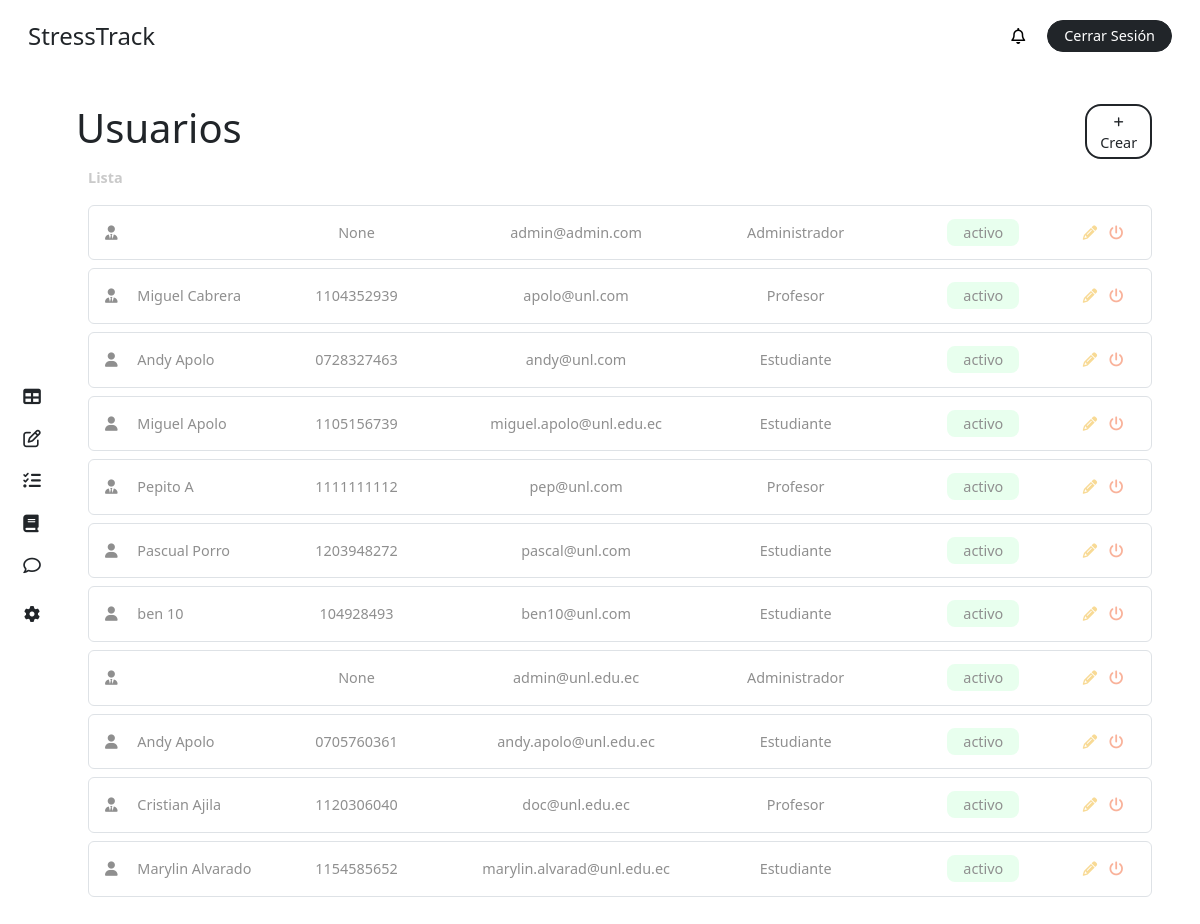
Page /users/ (signed in) on the earlier database version.
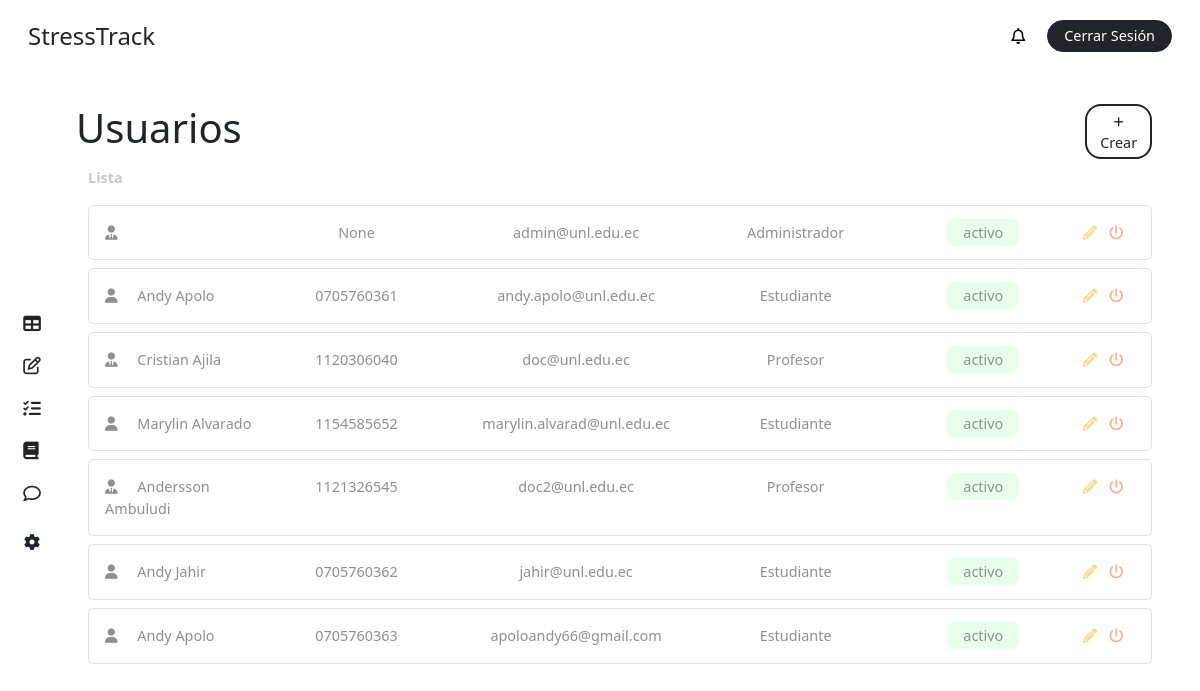
Same page on the later database version.
### stress/models.py (models this page shows, shortened)
class CustomUser(AbstractBaseUser, PermissionsMixin):
    ROLE_CHOICES = [
        ('student', 'Alumno'),
        ('teacher', 'Profesor'),
        ('superuser', 'Administrador'),
    ]
    first_name = models.CharField(max_length=50, blank=True)
    last_name = models.CharField(max_length=50, blank=True)
    dni = models.CharField(max_length=10, unique=True, blank=True, null=True)
    email = models.EmailField(unique=True)
    role = models.CharField(max_length=20, choices=ROLE_CHOICES, default='student')
    is_active = models.BooleanField(default=True)
    is_staff = models.BooleanField(default=False)
    stress = models.IntegerField(default=0)
    share_stress_level = models.BooleanField(default=False)
    recommendation = models.ForeignKey(Recommendation, on_delete=models.SET_NULL, null=True, blank=True, related_name='users')
    course = models.ForeignKey(Course, on_delete=models.CASCADE, related_name='students', null=True, blank=True)
    group = models.ForeignKey(Team, on_delete=models.CASCADE, related_name='members', null=True, blank=True)
    objects = CustomUserManager()
    USERNAME_FIELD = 'email'
    REQUIRED_FIELDS = []

### stress/views.py (the view, shortened to what this page needs)
# urls.py: path('users/', views.user_admin, name='users'),
@login_required
def user_admin(request):
    form = CustomUserCreationRoleForm()
    user = request.user
    users = CustomUser.objects.all()
    context = {
        'role': user.role,
        'users': users,
        'form': form,
    }
    return render(request, 'dashboard/user.html', context)

### stress/templates/dashboard/user.html (shortened to what this page needs)
{% extends "base/dashboard_base.html" %}
{% block content %}
{% include "elements/dashboard_sidebar.html" with role=role %}
<main class="main p-4 pt-2 pe-5">
  <div class="my-4">
        <div class="row">
            <div class="col-11 p-0">
                <h1 class="m-0">Usuarios</h1>
            </div>
            <div class="col-1 d-flex flex-column justify-content-center">
                <button
                    class="fs-7 text-center rounded-4 bg-white border border-dark border-2 text-dark text-decoration-none py-1 px-2"
                    data-bs-toggle="modal"
                    data-bs-target="#addUserModal"
                >
                    <i class="fa-solid fa-plus fs-8"></i> Crear
                </button>
            </div>
        </div>
        <label class="text-grisillo fw-bold my-2">
            Lista
        </label>
        {% if users %}
            {% for user in users %}
                <div class="p-3 my-2 rounded-2 text-gris border border-1">
                    <div class="row">
                        <div class="col-2">
                            {% if user.role == 'student' %}
                                <i class="fa-solid fa-user me-3"></i>
                            {% else %}
                                <i class="fa-solid fa-user-tie me-3"></i>
                            {% endif %}
                             {{ user.first_name }} {{ user.last_name }}
                        </div>
                        <div class="col-2 text-center">
                            {{ user.dni }}
                        </div>
                        <div class="col-3 text-center ">
                            {{ user.email }}
                        </div>
                        <div class="col-2 text-center">
                            {% if user.role == 'student' %}
                                Estudiante
                            {% elif user.role == 'teacher' %}
                                Profesor
                            {% else %}
                                Administrador
                            {% endif %}
                        </div>
                        <div class="col-2 text-center ">
                            {% if user.is_active %}
                                <div class="ms-4 bg-active py-1 px-3 d-inline rounded-3 fs-7">
                                    activo
                                </div>
                            {% else %}
                                <div class="ms-4 bg-incative py-1 px-3 d-inline rounded-3 fs-7">
                                    inactivo
                                </div>
                            {% endif %}
                        </div>
                        <div class="col-1 text-center">
                            <a  href="#"
                                class="mx-1 text-decoration-none text-not-bad edit-task"
                                    data-bs-toggle="modal"
                                    data-bs-target="#editUserModal{{ user.id }}"
                                    title="Editar">
                                    <i class="fa-solid fa-pencil"></i>
                            </a>
                            <a  href="{% url 'change-user-state' user.id %}"
                                class="mx-1 text-decoration-none text-not-bad edit-task text-dying"
                                title="Activar/Desactivar usuario"
                                id="update-state-user-{{ user.id }}"
                            >
                                <i class="fa-solid fa-power-off"></i>
                            </a>
                        </div>
                    </div>
                </div>
            {% endfor %}
        {% else %}
            <div class="bg-inf p-3 rounded-2 text-gris">
                <i class="fas fa-info-circle"></i> No existen usuarios por el momento.
            </div>
        {% endif %}
    </div>
</main>
{% endblock %}

Differences in the rows shown:
removed CustomUser: role "superuser" (drawn), dni "None", email "admin@admin.com", is_active "activo"
removed CustomUser: role "teacher" (drawn), first_name "Miguel", last_name "Cabrera", dni "1104352939", email "apolo@unl.com", is_active "activo"
removed CustomUser: role "student" (drawn), first_name "Andy", last_name "Apolo", dni "0728327463", email "andy@unl.com", is_active "activo"
removed CustomUser: role "student" (drawn), first_name "Miguel", last_name "Apolo", dni "1105156739", email "miguel.apolo@unl.edu.ec", is_active "activo"
removed CustomUser: role "teacher" (drawn), first_name "Pepito", last_name "A", dni "1111111112", email "pep@unl.com", is_active "activo"
removed CustomUser: role "student" (drawn), first_name "Pascual", last_name "Porro", dni "1203948272", email "pascal@unl.com", is_active "activo"
removed CustomUser: role "student" (drawn), first_name "ben", last_name "10", dni "104928493", email "ben10@unl.com", is_active "activo"
added CustomUser: role "teacher" (drawn), first_name "Andersson", last_name "Ambuludi", dni "1121326545", email "doc2@unl.edu.ec", is_active "activo"
added CustomUser: role "student" (drawn), first_name "Andy", last_name "Jahir", dni "0705760362", email "jahir@unl.edu.ec", is_active "activo"
added CustomUser: role "student" (drawn), first_name "Andy", last_name "Apolo", dni "0705760363", email "apoloandy66@gmail.com", is_active "activo"
